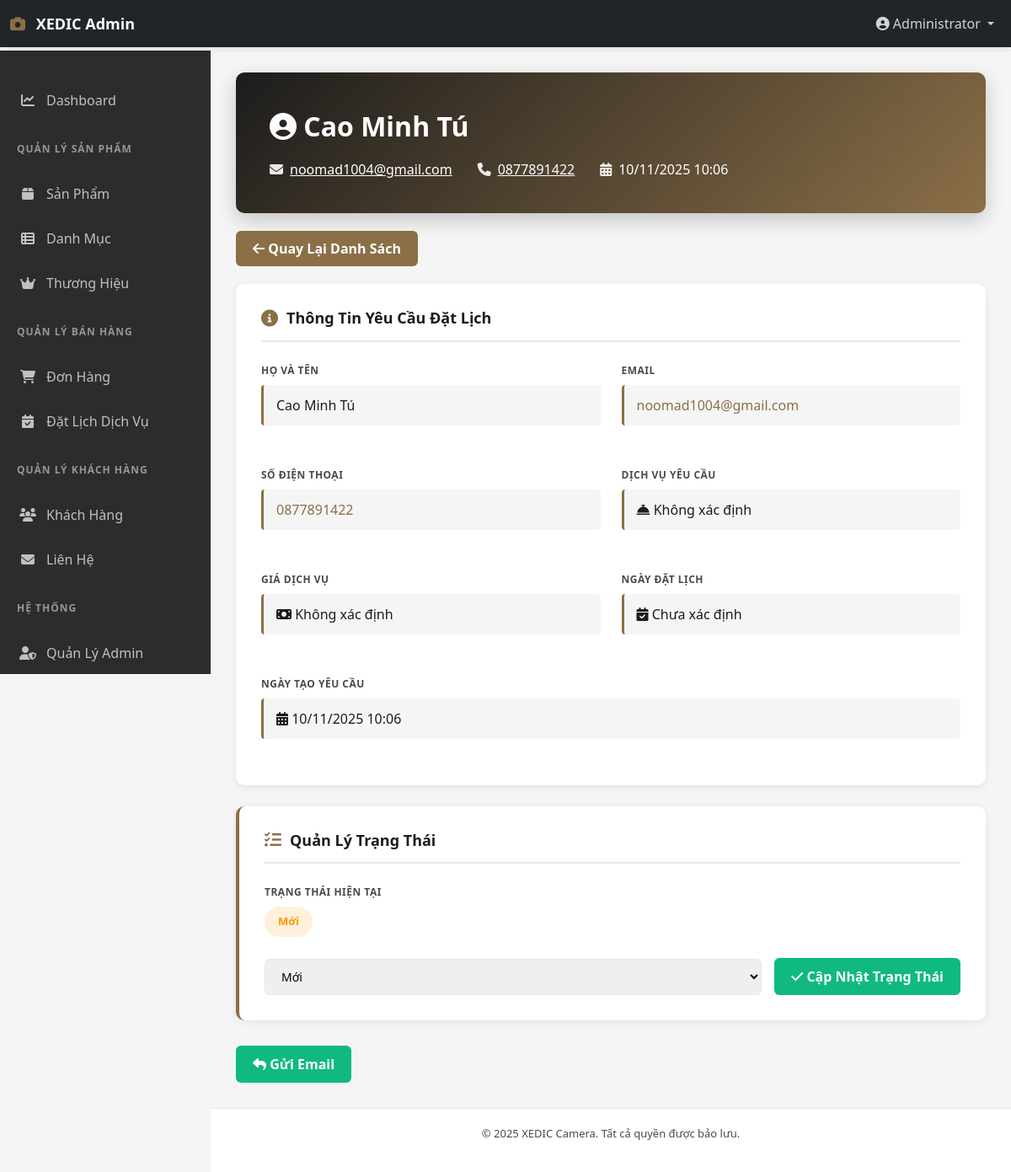
/admin/booking-detail.php?id=2 (signed in), run on the app's committed database.
### tables this page shows
CREATE TABLE `service_bookings` (
  `id` int(11) NOT NULL,
  `service_id` int(11) NOT NULL,
  `user_id` int(11) DEFAULT NULL,
  `full_name` varchar(100) NOT NULL,
  `email` varchar(100) NOT NULL,
  `phone` varchar(20) NOT NULL,
  `description` varchar(100) DEFAULT NULL,
  `notes` text DEFAULT NULL,
  `device_info` text DEFAULT NULL,
  `appointment_date` date DEFAULT NULL,
  `status` enum('new','processing','completed','cancelled') DEFAULT 'new',
  `created_at` timestamp NOT NULL DEFAULT current_timestamp(),
  `updated_at` timestamp NOT NULL DEFAULT current_timestamp() ON UPDATE current_timestamp()
);

### admin/booking-detail.php (the view, shortened to what this page needs)
<?php
$database = new Database();
$db = $database->getConnection();
$booking_id = isset($_GET['id']) ? (int)$_GET['id'] : 0;
$stmt = $db->prepare("SELECT sb.*, COALESCE(u.full_name, sb.full_name) as customer_name, u.email as user_email, s.name as service_name, s.price as service_price, s.description as service_description
                      FROM service_bookings sb
                      LEFT JOIN users u ON sb.user_id = u.id
                      LEFT JOIN services s ON sb.service_id = s.id
                      WHERE sb.id = :id LIMIT 1");
$stmt->bindParam(':id', $booking_id, PDO::PARAM_INT);
$stmt->execute();
$booking = $stmt->fetch(PDO::FETCH_ASSOC);
?>
<!DOCTYPE html>
<html lang="vi">
<head>
    <link href="https://cdn.jsdelivr.net/npm/bootstrap@5.3.2/dist/css/bootstrap.min.css" rel="stylesheet">
    <link rel="stylesheet" href="https://cdnjs.cloudflare.com/ajax/libs/font-awesome/6.5.1/css/all.min.css">
    <link rel="stylesheet" href="css/admin.css">
    <link rel="stylesheet" href="css/contact-detail.css">
</head>
<body>
    <?php include 'includes/header.php'; ?>
    <div class="contact-detail-container">
        <div class="contact-header">
            <div class="contact-name">
                <i class="fas fa-user-circle"></i> <?php echo htmlspecialchars($booking['customer_name']); ?>
            </div>
            <div class="contact-meta">
                <div class="contact-meta-item">
                    <i class="fas fa-envelope"></i>
                    <a href="mailto:<?php echo htmlspecialchars($booking['email']); ?>" style="color: white;">
                        <?php echo htmlspecialchars($booking['email']); ?>
                    </a>
                </div>
                <div class="contact-meta-item">
                    <i class="fas fa-phone"></i>
                    <a href="tel:<?php echo htmlspecialchars($booking['phone']); ?>" style="color: white;">
                        <?php echo htmlspecialchars($booking['phone']); ?>
                    </a>
                </div>
                <div class="contact-meta-item">
                    <i class="fas fa-calendar-alt"></i>
                    <?php echo date('d/m/Y H:i', strtotime($booking['created_at'])); ?>
                </div>
            </div>
        </div>
        <div style="margin-bottom: 30px;">
            <a href="bookings.php" class="btn-back">
                <i class="fas fa-arrow-left"></i> Quay Lại Danh Sách
            </a>
        </div>
        <div class="detail-section">
            <h3 class="section-title">
                <i class="fas fa-info-circle"></i> Thông Tin Yêu Cầu Đặt Lịch
            </h3>
            <div class="two-column">
                <div class="info-group">
                    <label class="info-label">Họ và Tên</label>
                    <div class="info-value">
                        <?php echo htmlspecialchars($booking['customer_name']); ?>
                    </div>
                </div>
                <div class="info-group">
                    <label class="info-label">Email</label>
                    <div class="info-value">
                        <a href="mailto:<?php echo htmlspecialchars($booking['email']); ?>">
                            <?php echo htmlspecialchars($booking['email']); ?>
                        </a>
                    </div>
                </div>
            </div>
            <div class="two-column">
                <div class="info-group">
                    <label class="info-label">Số Điện Thoại</label>
                    <div class="info-value">
                        <a href="tel:<?php echo htmlspecialchars($booking['phone']); ?>">
                            <?php echo htmlspecialchars($booking['phone']); ?>
                        </a>
                    </div>
                </div>
                <div class="info-group">
                    <label class="info-label">Dịch Vụ Yêu Cầu</label>
                    <div class="info-value">
                        <i class="fas fa-concierge-bell"></i>
                        <?php echo htmlspecialchars($booking['service_name'] ?? 'Không xác định'); ?>
                    </div>
                </div>
            </div>
            <div class="two-column">
                <div class="info-group">
                    <label class="info-label">Giá Dịch Vụ</label>
                    <div class="info-value">
                        <i class="fas fa-money-bill"></i>
                        <?php echo $booking['service_price'] ? number_format($booking['service_price'], 0, ',', '.') . ' VNĐ' : 'Không xác định'; ?>
                    </div>
                </div>
                <div class="info-group">
                    <label class="info-label">Ngày Đặt Lịch</label>
                    <div class="info-value">
                        <i class="fas fa-calendar-check"></i>
                        <?php echo $booking['appointment_date'] && $booking['appointment_date'] !== '0000-00-00'
                                  ? date('d/m/Y', strtotime($booking['appointment_date']))
                                  : 'Chưa xác định'; ?>
                    </div>
                </div>
            </div>
            <div class="info-group">
                <label class="info-label">Ngày Tạo Yêu Cầu</label>
                <div class="info-value">
                    <i class="fas fa-calendar-alt"></i> <?php echo date('d/m/Y H:i', strtotime($booking['created_at'])); ?>
                </div>
            </div>
        </div>
        <div class="status-section">
            <h3 class="section-title">
                <i class="fas fa-tasks"></i> Quản Lý Trạng Thái
            </h3>
            <div class="info-group">
                <label class="info-label">Trạng Thái Hiện Tại</label>
                <div style="margin-bottom: 20px;">
                    <span class="status-badge <?php echo htmlspecialchars($booking['status']); ?>">
                        <?php
                        $status_labels = [
                            'new' => 'Mới',
                            'processing' => 'Đang xử lý',
                            'completed' => 'Hoàn thành',
                            'cancelled' => 'Hủy'
                        ];
                        echo $status_labels[$booking['status']] ?? $booking['status'];
                        ?>
                    </span>
                </div>
            </div>
            <form method="POST" class="status-form">
                <select name="status" required>
                    <option value="new" <?php echo $booking['status'] === 'new' ? 'selected' : ''; ?>>Mới</option>
                </select>
                <button type="submit" name="action" value="update_status">
                    <i class="fas fa-check"></i> Cập Nhật Trạng Thái
                </button>
            </form>
        </div>
        <div class="action-buttons">
            <a href="mailto:<?php echo htmlspecialchars($booking['email']); ?>" class="btn-back" style="background-color: #10B981;">
                <i class="fas fa-reply"></i> Gửi Email
            </a>
        </div>
    </div>
    <?php include 'includes/footer.php'; ?>
</body>
</html>

### admin/css/admin.css (style rules this page uses)
:root { --primary-color: #1C1C1C; --secondary-color: #8B6F47; --success-color: #10B981; --warning-color: #FF9800; --danger-color: #FF5733; --sidebar-bg: #2C2C2C; --text-dark: #1C1C1C; --text-light: #4A4A4A; --border-color: #E8E8E8; --light-bg: #F5F5F5; --text-color: #1C1C1C; --accent-color: #FF5733; --light-gray: #E8E8E8; --white: #FFFFFF; }
* { margin: 0; padding: 0; box-sizing: border-box; }
body { font-family: 'Segoe UI', Tahoma, Geneva, Verdana, sans-serif; background-color: var(--light-bg); color: var(--text-dark); }

### admin/css/contact-detail.css (style rules this page uses)
.contact-detail-container { max-width: 900px; margin: 0 auto; }
.contact-header { background: linear-gradient(135deg, #1C1C1C 0%, #8B6F47 100%); color: white; padding: 40px; border-radius: 10px; margin-bottom: 30px; box-shadow: 0 8px 25px rgba(0, 0, 0, 0.2); }
.contact-header .contact-name { font-size: 32px; font-weight: 700; margin-bottom: 10px; }
.contact-header .contact-meta { display: flex; gap: 30px; flex-wrap: wrap; margin-top: 15px; }
.contact-meta-item { display: flex; align-items: center; gap: 8px; }
.contact-meta-item i { font-size: 16px; opacity: 0.9; }
.detail-section { background: white; padding: 30px; border-radius: 10px; box-shadow: 0 2px 10px rgba(0, 0, 0, 0.08); margin-bottom: 25px; }
.section-title { font-size: 18px; font-weight: 700; color: #1C1C1C; margin-bottom: 25px; padding-bottom: 15px; border-bottom: 2px solid #E8E8E8; display: flex; align-items: center; gap: 10px; }
.section-title i { color: #8B6F47; font-size: 20px; }
.info-group { margin-bottom: 25px; }
.info-label { font-size: 12px; font-weight: 700; color: #4A4A4A; text-transform: uppercase; letter-spacing: 0.5px; margin-bottom: 8px; display: block; }
.info-value { font-size: 16px; color: #1C1C1C; padding: 12px 15px; background-color: #F5F5F5; border-left: 3px solid #8B6F47; border-radius: 4px; word-break: break-word; }
.info-value a { color: #8B6F47; text-decoration: none; }
.status-badge { display: inline-block; padding: 8px 16px; border-radius: 20px; font-size: 13px; font-weight: 600; }
.status-badge.new { background-color: rgba(255, 152, 0, 0.15); color: #FF9800; }
.action-buttons { display: flex; gap: 10px; margin-top: 30px; flex-wrap: wrap; }
.btn-back { background-color: #8B6F47; color: white; padding: 10px 20px; border-radius: 6px; text-decoration: none; transition: all 0.3s ease; border: none; cursor: pointer; font-weight: 600; }
.status-section { background: white; padding: 30px; border-radius: 10px; box-shadow: 0 2px 10px rgba(0, 0, 0, 0.08); margin-bottom: 25px; border-left: 4px solid #8B6F47; }
.status-form { display: flex; gap: 15px; align-items: flex-end; flex-wrap: wrap; }
.status-form select { padding: 10px 15px; border: 1px solid #E8E8E8; border-radius: 6px; font-size: 14px; flex: 1; min-width: 200px; }
.status-form button { padding: 10px 20px; background-color: #10B981; color: white; border: none; border-radius: 6px; font-weight: 600; cursor: pointer; transition: all 0.3s ease; }
.two-column { display: grid; grid-template-columns: 1fr 1fr; gap: 25px; margin-bottom: 25px; }

### data on the page
service_bookings: email "noomad1004@gmail.com", phone "0877891422", created_at "10/11/2025 10:06", status "Mới"

### other printed values
$_SESSION['full_name'] "Administrator"
$booking['customer_name'] "Cao Minh Tú"
$booking['service_name'] "Không xác định"
